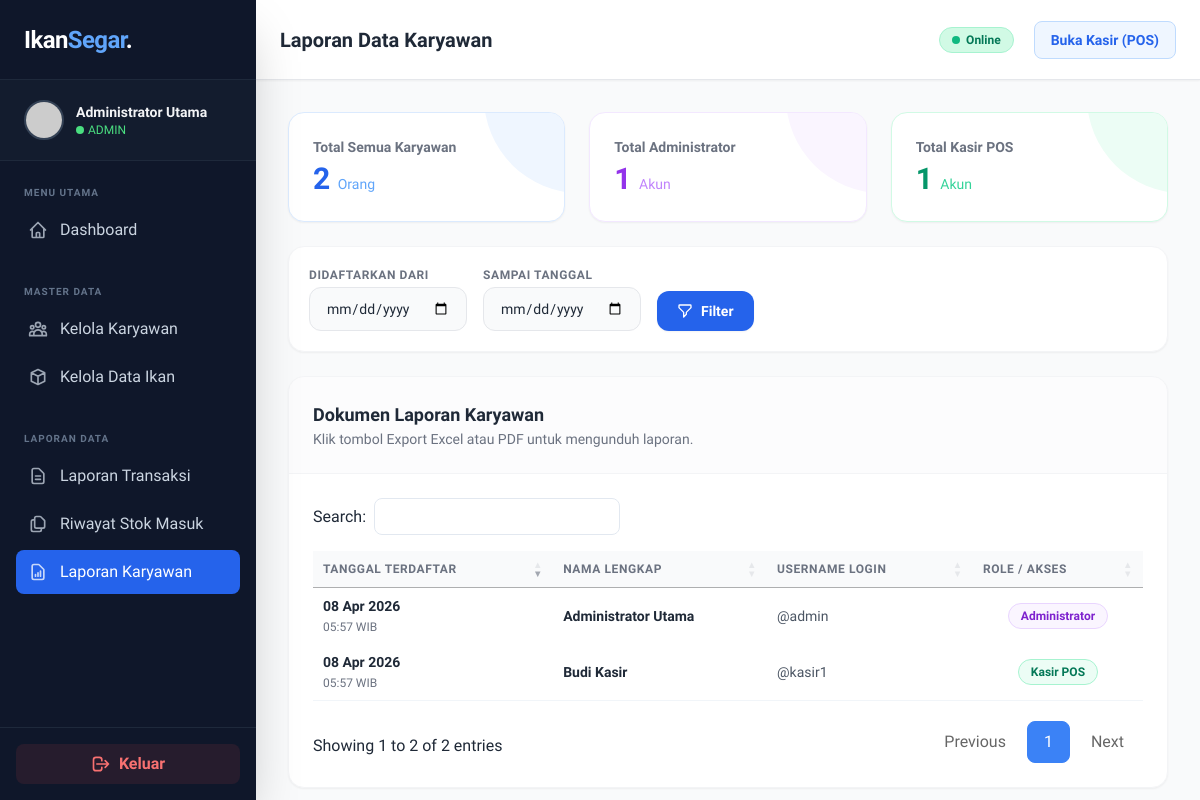
The page /admin/laporan_karyawan.php (signed in) on the database as committed earlier.
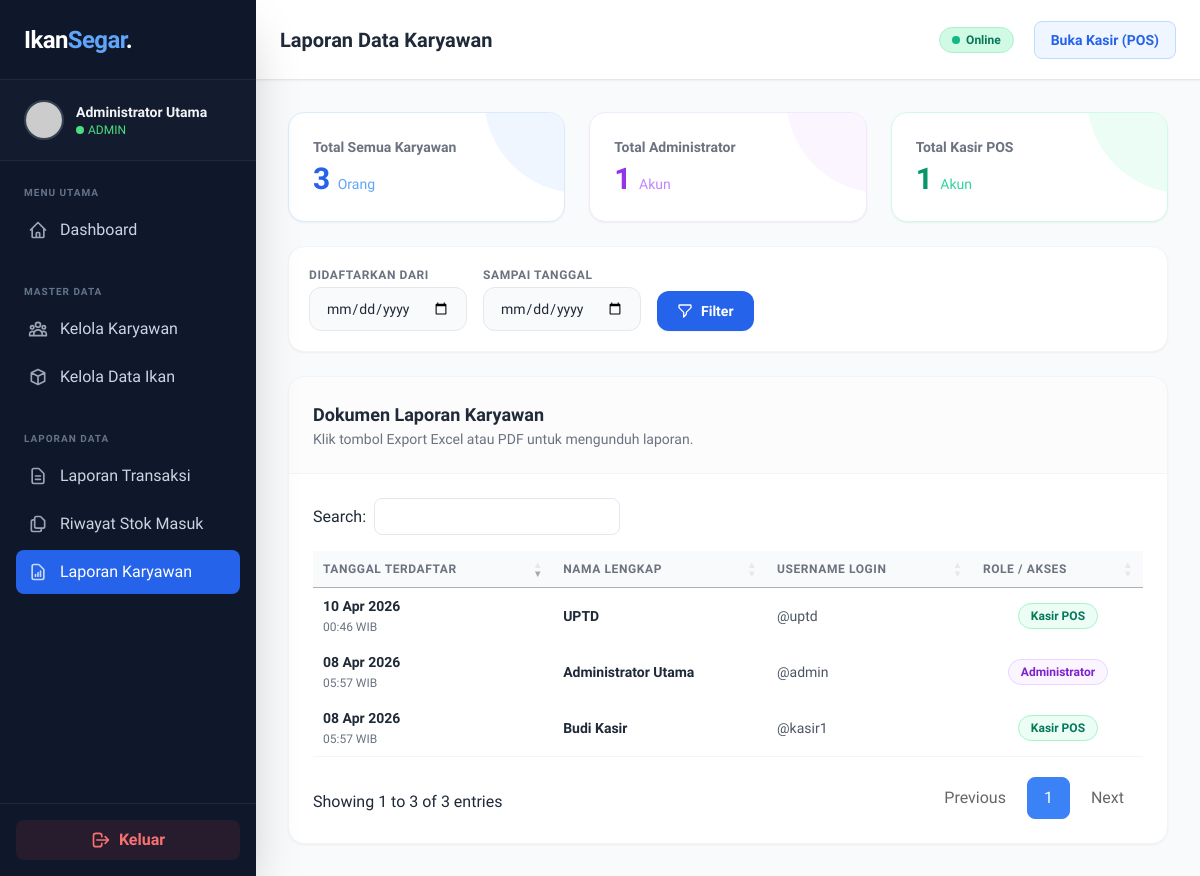
The same page on the database as committed later.
### tables this page shows
CREATE TABLE `users` (
  `id` int(11) NOT NULL,
  `username` varchar(50) NOT NULL,
  `password` varchar(255) NOT NULL,
  `nama_lengkap` varchar(100) NOT NULL,
  `role` enum('admin','kasir','owner') NOT NULL DEFAULT 'kasir',
  `created_at` timestamp NOT NULL DEFAULT current_timestamp()
);

### admin/laporan_karyawan.php (the view, shortened to what the changed rows need)
<?php
require_once '../koneksi.php';
$q_total = mysqli_query($koneksi, "SELECT COUNT(id) as total FROM users");
$total_karyawan = mysqli_fetch_assoc($q_total)['total'] ?? 0;
$where_clause = "";
$query_karyawan = mysqli_query($koneksi, "
    SELECT * FROM users
    $where_clause
    ORDER BY created_at DESC
");
include '../components/header.php';
?>
<link rel="stylesheet" href="https://cdn.datatables.net/1.13.7/css/jquery.dataTables.min.css">
<link rel="stylesheet" href="https://cdn.datatables.net/buttons/2.4.2/css/buttons.dataTables.min.css">
<main class="flex-1 flex flex-col h-screen overflow-hidden bg-gray-50">
    <?php include '../components/navbar.php'; ?>
    <div class="flex-1 overflow-y-auto p-4 sm:p-6 lg:p-8 relative">
        <div class="grid grid-cols-1 md:grid-cols-3 gap-6 mb-6">
            <div class="bg-white rounded-2xl p-6 shadow-sm border border-blue-100 relative overflow-hidden group">
                <div
                    class="absolute right-0 top-0 w-24 h-24 bg-blue-50 rounded-bl-full -mr-4 -mt-4 transition-transform group-hover:scale-110">
                </div>
                <p class="text-sm font-bold text-gray-500 mb-1 relative z-10">Total Semua Karyawan</p>
                <h3 class="text-3xl font-extrabold text-blue-600 relative z-10"><?php echo $total_karyawan; ?> <span
                        class="text-sm font-medium text-blue-400">Orang</span></h3>
            </div>
        </div>
        <div class="bg-white rounded-2xl shadow-sm border border-gray-100 overflow-hidden">
            <div
                class="p-6 border-b border-gray-100 flex flex-col sm:flex-row sm:items-center justify-between gap-4 bg-gray-50/50">
                <div>
                    <h2 class="text-lg font-bold text-gray-800">
                        Dokumen Laporan Karyawan
                    </h2>
                </div>
            </div>
            <div class="overflow-x-auto w-full">
                <table id="tabel-laporan-karyawan" class="w-full text-left whitespace-nowrap">
                    <thead>
                        <tr class="bg-gray-50 text-gray-500 text-xs uppercase tracking-wider">
                            <th class="p-4 font-semibold ">Tanggal Terdaftar</th>
                            <th class="p-4 font-semibold">Nama Lengkap</th>
                            <th class="p-4 font-semibold">Username Login</th>
                            <th class="p-4 font-semibold text-center">Role / Akses</th>
                        </tr>
                    </thead>
                    <tbody class="text-sm text-gray-700">
                        <?php if ($query_karyawan && mysqli_num_rows($query_karyawan) > 0): ?>
                        <?php while ($row = mysqli_fetch_assoc($query_karyawan)): ?>
                        <tr class="hover:bg-blue-50/30 transition-colors border-b border-gray-50">
                            <td class="p-4  text-gray-500" data-order="<?php echo strtotime($row['created_at']); ?>">
                                <span
                                    class="font-bold text-gray-800 block"><?php echo date('d M Y', strtotime($row['created_at'])); ?></span>
                                <span class="text-xs"><?php echo date('H:i', strtotime($row['created_at'])); ?>
                                    WIB</span>
                            </td>
                            <td class="p-4 font-bold text-gray-800">
                                <?php echo htmlspecialchars($row['nama_lengkap']); ?>
                            </td>
                            <td class="p-4 font-medium text-gray-600">
                                @<?php echo htmlspecialchars($row['username']); ?>
                            </td>
                            <td class="p-4 text-center">
                                <?php if ($row['role'] == 'admin'): ?>
                                <span
                                    class="inline-flex px-3 py-1 items-center rounded-full bg-purple-50 text-purple-700 font-bold border border-purple-200 text-xs">Administrator</span>
                                <?php else: ?>
                                <span
                                    class="inline-flex px-3 py-1 items-center rounded-full bg-emerald-50 text-emerald-700 font-bold border border-emerald-200 text-xs">Kasir
                                    POS</span>
                                <?php endif; ?>
                            </td>
                        </tr>
                        <?php endwhile; ?>
                        <?php endif; ?>
                    </tbody>
                </table>
            </div>
        </div>
    </div>
</main>
<?php include '../components/footer.php'; ?>

Rows that differ between the two databases and show on the page:
added users: created_at "10 Apr 2026", created_at "00:46", nama_lengkap "UPTD", username "uptd", role "Kasir POS"
Other text that changed with them:
$total_karyawan: "2" → "3"
text written by a page script: "Search: Showing 1 to 2 of 2 entries Previous 1 Next" → "Search: Showing 1 to 3 of 3 entries Previous 1 Next"
